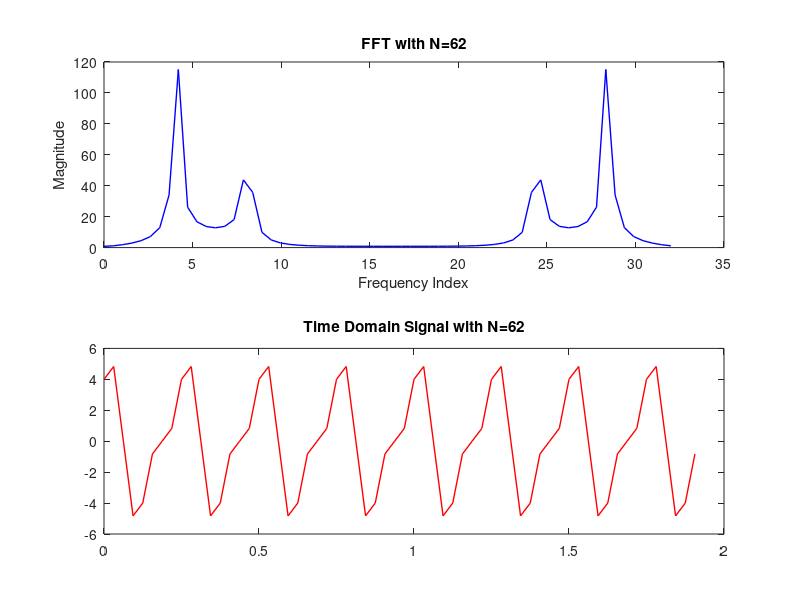
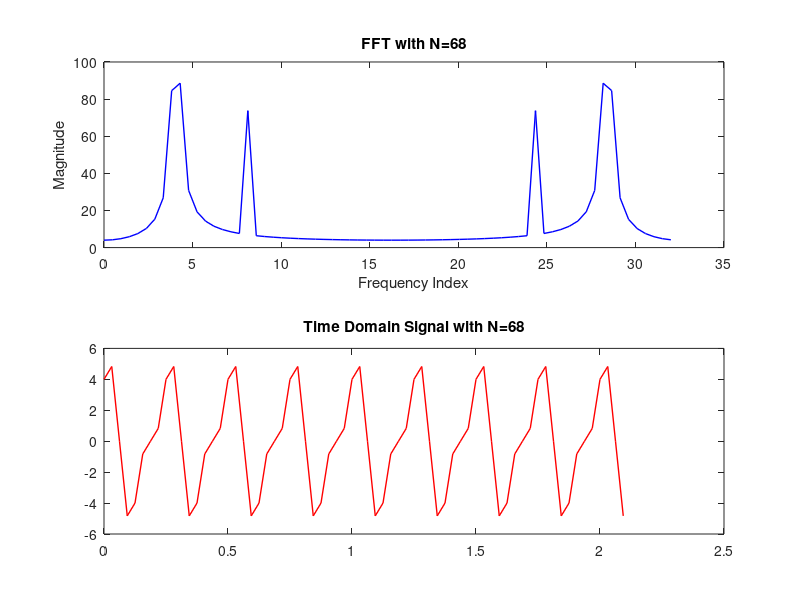
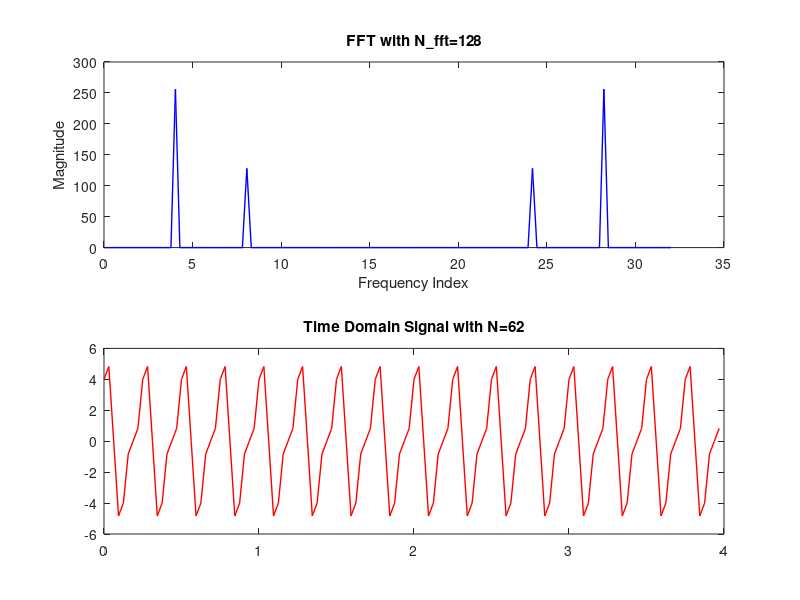
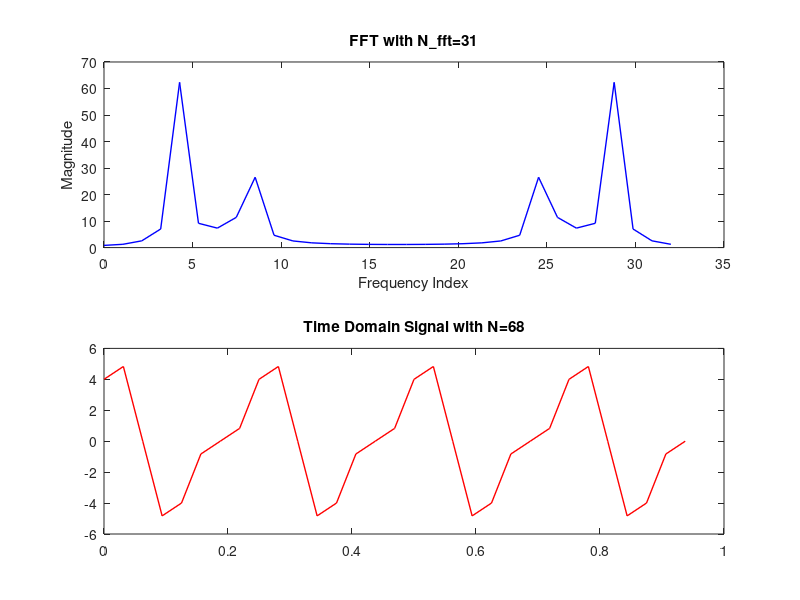

These charts were generated, in order, by the following MATLAB code:
clc;
clear all;
close all;

% tao tin hieu roi rac tu 2 tin hieu 4cosf0t va 2sinf1t lan luot co tan so f0=4, f1=8, fs=32
f0 = 4;
f1 = 8;
fs = 32;

% a. chieu dai du lieu N=62 mau. xuat dang song thoi gian va pho tuong ung
N = 62;

t = (0:N - 1) / fs;
f = linspace(0, fs, N);

x0 = 4 * cos(2 * pi * f0 * t) + 2 * sin(2 * pi * f1 * t);
y = fft(x0);

figure(1);
subplot(2, 1, 1);
plot(f, abs(y), 'blue', 'LineWidth', 1, 'MarkerFaceColor', 'blue');
title('FFT with N=62');
xlabel('Frequency Index');
ylabel('Magnitude');
subplot(2, 1, 2);
plot(t, x0, 'red', 'LineWidth', 1, 'MarkerFaceColor', 'red');
title('Time Domain Signal with N=62');

% b. chieu dai du lieu N=68 mau. xuat dang song thoi gian va pho tuong ung. Nhan xet ket qua
N = 68;

t = (0:N - 1) / fs;
f = linspace(0, fs, N);

x0 = 4 * cos(2 * pi * f0 * t) + 2 * sin(2 * pi * f1 * t);
y = fft(x0);

figure(2);
subplot(2, 1, 1);
plot(f, abs(y), 'blue', 'LineWidth', 1, 'MarkerFaceColor', 'blue');
title('FFT with N=68');
xlabel('Frequency Index');
ylabel('Magnitude');
subplot(2, 1, 2);
plot(t, x0, 'red', 'LineWidth', 1, 'MarkerFaceColor', 'red');
title('Time Domain Signal with N=68');

% Với N = 68 (không phải lũy thừa của 2), phổ FFT có thể xuất hiện hiện tượng rò rỉ phổ (spectral leakage) và các đỉnh không sắc nét như khi N = 62. Độ phân giải tần số thay đổi, các thành phần tần số chính có thể không trùng với các bin của FFT, làm cho các đỉnh bị trải rộng.

% c. Thay doi kich thuoc FFT lon hon FFT mac dinh o cau a. Nhan xet ket qua
N_fft = 128;

t = (0:N_fft - 1) / fs;
f = linspace(0, fs, N_fft);

x0 = 4 * cos(2 * pi * f0 * t) + 2 * sin(2 * pi * f1 * t);
y = fft(x0);

figure(3);
subplot(2, 1, 1);
plot(f, abs(y), 'blue', 'LineWidth', 1, 'MarkerFaceColor', 'blue');
title('FFT with N\_fft=128');
xlabel('Frequency Index');
ylabel('Magnitude');
subplot(2, 1, 2);
plot(t, x0, 'red', 'LineWidth', 1, 'MarkerFaceColor', 'red');
title('Time Domain Signal with N=62');

% Khi tăng kích thước FFT lên N_fft = 128 (lớn hơn chiều dài tín hiệu), độ phân giải tần số tăng lên, phổ trở nên mịn hơn và các đỉnh tần số rõ ràng hơn. Tuy nhiên, nếu tín hiệu được chèn thêm số 0 (zero-padding), sẽ không có thêm thông tin tần số mới, chỉ làm cho phổ trông liên tục hơn.

% d. Thay doi kich thuoc FFT nho hon FFT mac dinh o cau b. Nhan xet ket qua
N_fft = 31;

t = (0:N_fft - 1) / fs;
f = linspace(0, fs, N_fft);

x0 = 4 * cos(2 * pi * f0 * t) + 2 * sin(2 * pi * f1 * t);
y = fft(x0);

figure(4);
subplot(2, 1, 1);
plot(f, abs(y), 'blue', 'LineWidth', 1, 'MarkerFaceColor', 'blue');
title('FFT with N\_fft=31');
xlabel('Frequency Index');
ylabel('Magnitude');
subplot(2, 1, 2);
plot(t, x0, 'red', 'LineWidth', 1, 'MarkerFaceColor', 'red');
title('Time Domain Signal with N=68');

% Khi giảm kích thước FFT xuống N_fft = 31 (nhỏ hơn chiều dài tín hiệu), độ phân giải tần số giảm, phổ kém chi tiết hơn. Các đỉnh có thể bị rộng ra hoặc kém rõ ràng, một số thành phần tần số có thể bị bỏ sót hoặc gộp lại.
